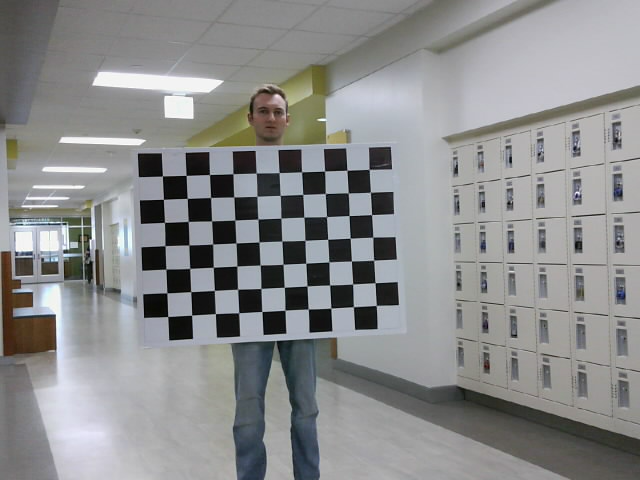
#> input picture calibrationImages/L00.png, 640 x 480 px, given in place of the camera
$ python draw.py
#> lines starting #> are read from the running program, lines starting #| are printed output that depends on the picture
### utils.py
import numpy as np
import cv2 as cv


MIN_CONTOUR_AREA = 50
MAX_CONTOUR_AREA = 120000
MIN_Z_VALUE = 200
MAX_Z_VALUE = 10
MIN_PEN_THICKNESS = 1
MAX_PEN_THICKNESS = 50
FADE_RATE = 17
PEN_COLOR = (182, 120, 36, 255)
PEN_ERR_COLOR = (0, 0, 255, 255)

cameraMatrix1 = np.array(
    [
        [757.22843882, 0.0, 320.3740059],
        [0.0, 758.51441095, 233.85838898],
        [0.0, 0.0, 1.0],
    ]
)
distCoeffs1 = np.array(
    [[-3.89929360e-02, 2.10226478e00, -4.38657735e-03, 1.97721858e-03, -9.46339572e00]]
)
cameraMatrix2 = np.array(
    [
        [760.67003412, 0.0, 334.76383869],
        [0.0, 761.42430642, 238.78456012],
        [0.0, 0.0, 1.0],
    ]
)
distCoeffs2 = np.array(
    [[-8.59026936e-02, 3.65916735e00, -2.69853348e-04, 5.15314334e-03, -2.19480083e01]]
)
imageSize = (640, 480)
R = np.array(
    [
        [0.99995199, -0.00318981, -0.00926529],
        [0.00299109, 0.99976687, -0.02138379],
        [0.00933134, 0.02135505, 0.99972841],
    ]
)
T = np.array([[-6.58059429], [-0.0243418], [0.48546735]])
R1, R2, P1, P2, Q, roi_L, roi_R = cv.stereoRectify(
    cameraMatrix1=cameraMatrix1,
    distCoeffs1=distCoeffs1,
    cameraMatrix2=cameraMatrix2,
    distCoeffs2=distCoeffs2,
    imageSize=imageSize,
    R=R,
    T=T,
    flags=cv.CALIB_ZERO_DISPARITY,
    alpha=0.5,
)


def filterColor(frame, lower_filter, upper_filter):
    hsv = cv.cvtColor(frame, cv.COLOR_BGR2HSV)
    colorMask = cv.inRange(hsv, lower_filter, upper_filter)
    frame_colorFiltered = cv.bitwise_and(frame, frame, mask=colorMask)

    return frame_colorFiltered


# ---------------------------- #


def thresholdImage(frame):
    frame_gray = cv.cvtColor(frame, cv.COLOR_BGR2GRAY)
    ret, frame_low = cv.threshold(frame_gray, 5, 255, 0)
    ret, frame_high = cv.threshold(frame_gray, 255, 255, cv.THRESH_BINARY_INV)
    frame_thresh = cv.bitwise_and(frame_low, frame_high)
    # cv.imshow("", frame_thresh)
    return frame_thresh


def findPenTipContour(frame):
    img = thresholdImage(frame)  # returns grayscale

    contours, hierarchy = cv.findContours(
        img,
        cv.RETR_TREE,
        cv.CHAIN_APPROX_SIMPLE,
    )

    max_contour = None
    max_contour_area = MIN_CONTOUR_AREA
    max_allowable_area = MAX_CONTOUR_AREA
    for c in contours:
        if (
            cv.contourArea(c) > max_contour_area
            and cv.contourArea(c) < max_allowable_area
        ):
            max_contour = c
            max_contour_area = cv.contourArea(c)

    return max_contour


# [7 lines left out: function revealContour, not called in this run]


# --------------------------------- #


def getBallCenter2D(contour):
    if contour is None:
        return np.array([-1, -1], dtype=np.int16)

    M = cv.moments(contour)
    if M["m00"] != 0:
        # cx = int(M["m10"] / M["m00"])
        # cy = int(M["m01"] / M["m00"])
        x, y, w, h = cv.boundingRect(contour)
        cx = int(x + w // 2)
        cy = int(y + h // 2)

        point2D = np.array([cx, cy], dtype=np.int16)
    else:
        point2D = np.array([-1, -1], dtype=np.int16)

    return point2D


def getBallCenter3D(contour_L, contour_R):
    point3D = None

    M_L = cv.moments(contour_L)
    M_R = cv.moments(contour_R)
    if M_L["m00"] != 0 and M_R["m00"] != 0:
        cx_L = int(M_L["m10"] / M_L["m00"])
        cy_L = int(M_L["m01"] / M_L["m00"])
        cx_R = int(M_R["m10"] / M_R["m00"])
        cy_R = int(M_R["m01"] / M_R["m00"])

        d = cx_L - cx_R
        point2D = np.array([[[cx_L, cy_L, d]]], dtype=np.float32)
        point3D = cv.perspectiveTransform(point2D, Q).T.reshape(3)

    return point3D


frame_pen_L = np.zeros((480, 640, 4), dtype=np.uint8)
frame_pen_R = np.zeros((480, 640, 4), dtype=np.uint8)


def mergePenAndFrame(frame, isLeft: bool):
    global frame_pen_L
    global frame_pen_R
    if isLeft:
        frame_pen = frame_pen_L
    else:
        frame_pen = frame_pen_R

    # cv.imshow("pen", frame_pen)

    alpha = frame_pen[:, :, 3].astype(float) / 255
    frame_drawn = (
        frame_pen[:, :, :3].astype(float) * alpha[..., None]
        + frame * (1 - alpha[..., None])
    ).astype(np.uint8)

    for x in range(frame.shape[0]):
        for y in range(frame.shape[1]):
            if frame_pen[x, y, 3] > 0:
                frame_pen[x, y, 3] -= FADE_RATE

    # [6 lines of commented-out code are left out]

    return frame_drawn


previousPoint_L = [-1, -1]
previousPoint_R = [-1, -1]


def draw(frame, contour, isLeft: bool, thick: int):
    global frame_pen_L
    global frame_pen_R
    global previousPoint_L
    global previousPoint_R
    if isLeft:
        previousPoint = previousPoint_L
    else:
        previousPoint = previousPoint_R
    pt = getBallCenter2D(contour)

    frame_drawn = frame.copy()
    # print(pt)
    if pt[0] < 0 or previousPoint[0] < 0:
        pass
    else:
        try:
            if thick == 1:
                penColor = PEN_ERR_COLOR
            else:
                penColor = PEN_COLOR

            if isLeft:
                cv.line(frame_pen_L, previousPoint, pt, penColor, thickness=thick)
                # cv.circle(
                #     frame_pen_L, pt, radius=int(thick), color=penColor, thickness=thick
                # )
            else:
                cv.line(frame_pen_R, previousPoint, pt, penColor, thickness=thick)
        except:
            pass

    if isLeft:
        previousPoint_L = pt
    else:
        previousPoint_R = pt

    frame_drawn = mergePenAndFrame(frame, isLeft=isLeft)
    return frame_drawn

### draw.py
import concurrent.futures
from tkinter import *
import numpy as np
import cv2 as cv
import utils


MIN_CONTOUR_AREA = 30
MAX_CONTOUR_AREA = 120000
MIN_Z_VALUE = 350
MAX_Z_VALUE = 10
MIN_PEN_THICKNESS = 2
MAX_PEN_THICKNESS = 50
FADE_RATE = 5
PEN_COLOR = (182, 120, 36, 255)


# Pink Whiffle Ball
lh = 148
uh = 206
ls = 36
us = 255
lv = 206
uv = 255

# [31 lines of commented-out code are left out]

cap_L = cv.VideoCapture(2)
cap_R = cv.VideoCapture(1)

while True:
    ret_L, frame_L = cap_L.read()
#> frame_L is the input picture: shape (480, 640, 3); mean B, G, R 140.5, 140.2, 139.3
    ret_R, frame_R = cap_R.read()

    if not ret_L or not ret_R:
        continue

    # Color Filter
    lower_filter = np.array([lh, ls, lv])
    upper_filter = np.array([uh, us, uv])

    # --------------------------------- #

    # Define left image processing
    def process_left():
        filtered = utils.filterColor(frame_L, lower_filter, upper_filter)
#> in filterColor, `hsv = cv.cvtColor(frame, cv.COLOR_BGR2HSV)`: hsv: shape (480, 640, 3); mean H, S, V 70.3, 17.5, 143.8
#> in filterColor, `colorMask = cv.inRange(hsv, lower_filter, upper_filter)`: colorMask: shape (480, 640); every value is 0
#> in filterColor, `frame_colorFiltered = cv.bitwise_and(frame, frame, mask=colorMask)`: frame_colorFiltered: shape (480, 640, 3); every value is 0
        contour = utils.findPenTipContour(filtered)
#> in thresholdImage, `ret, frame_high = cv.threshold(frame_gray, 255, 255, cv.THRESH_BINARY_..`: frame_high: shape (480, 640); every value is 255
#> in findPenTipContour, `contours, hierarchy = cv.findContours( img, cv.RETR_TREE, cv.CHAIN_APP..`: contours = []
#> after the loop in findPenTipContour, `for c in contours:`: max_contour_area = 50
        return contour

    # Define right image processing
    def process_right():
        filtered = utils.filterColor(frame_R, lower_filter, upper_filter)
        contour = utils.findPenTipContour(filtered)
        return contour

    # Run both processing functions in parallel
    executor = concurrent.futures.ThreadPoolExecutor(max_workers=2)
    future_L = executor.submit(process_left)
    future_R = executor.submit(process_right)

    # Get results
    contour_L = future_L.result()
    contour_R = future_R.result()

    pt_3d = utils.getBallCenter3D(contour_L=contour_L, contour_R=contour_R)
    # print(pt_3d)
    try:
        # Logarithmic Scaling
        t = int(
            MIN_PEN_THICKNESS
            + (MAX_PEN_THICKNESS - MIN_PEN_THICKNESS)
            * (np.log(pt_3d[2]) - np.log(MIN_Z_VALUE))
            // (np.log(MAX_Z_VALUE) - np.log(MIN_Z_VALUE))
        )

        # Linear Scaling
        # t = int(
        #     MIN_PEN_THICKNESS
        #     + (pt_3d[2] - MIN_Z_VALUE)
        #     * (MAX_PEN_THICKNESS - MIN_PEN_THICKNESS)
        #     / (MAX_Z_VALUE - MIN_Z_VALUE)
        # )
    except:
        t = 1

    def p_left():
        drawn = cv.flip(utils.draw(frame_L, contour_L, isLeft=True, thick=t), 1)
#> after the loop in mergePenAndFrame, `for x in range(frame.shape[0]):`: frame_pen: shape (480, 640, 4); every value is 0
        return drawn

    def p_right():
        drawn = cv.flip(utils.draw(frame_R, contour_R, isLeft=False, thick=t), 1)
        return drawn

    executor = concurrent.futures.ThreadPoolExecutor(max_workers=2)
    futu_L = executor.submit(p_left)
#> in p_left, `drawn = cv.flip(utils.draw(frame_L, contour_L, isLeft=True, thick=t), 1)`:
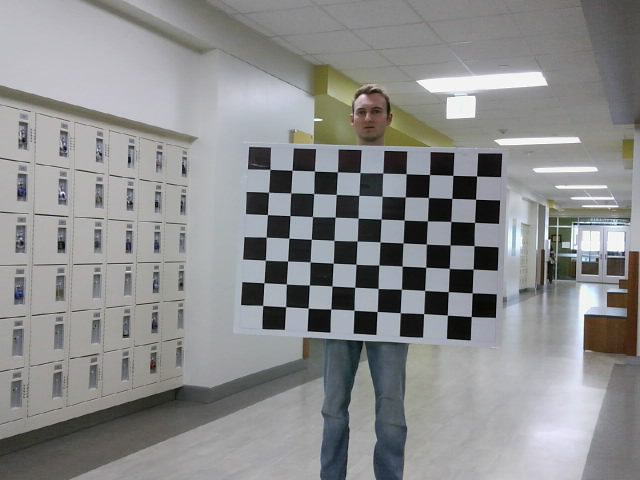
#> drawn: shape (480, 640, 3); mean B, G, R 140.5, 140.2, 139.3
    futu_R = executor.submit(p_right)

    frame_drawn_L = futu_L.result()
    frame_drawn_R = futu_R.result()

    # --------------------------------- #

    drawn_footage = np.append(frame_drawn_R, frame_drawn_L, axis=1)
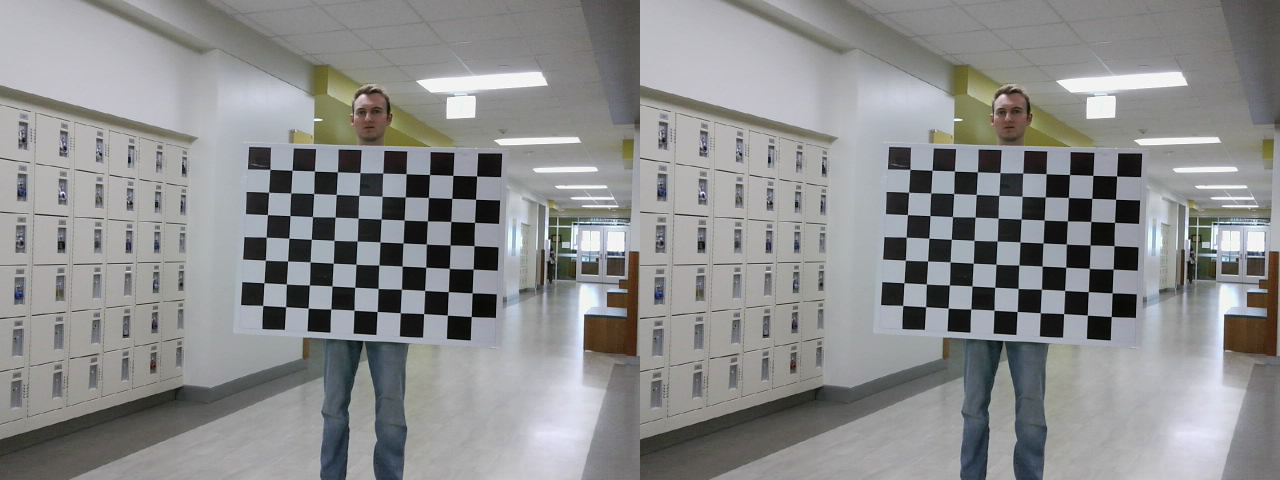
#> drawn_footage: shape (480, 1280, 3); mean B, G, R 140.5, 140.2, 139.3
    cv.imshow("footage", drawn_footage)

    # Escape
    if cv.waitKey(1) == ord("q"):
#> (key q is pressed here)
        break

cv.destroyAllWindows()

$ run again, on calibrationImages/L01.png
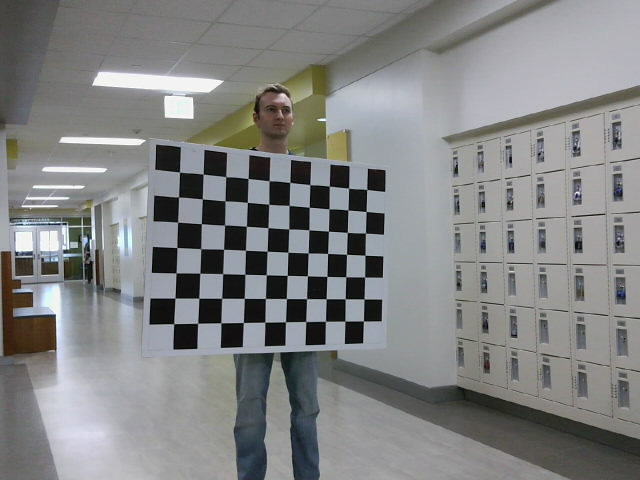
#> input picture calibrationImages/L01.png, 640 x 480 px, given in place of the camera
#> frame_L is the input picture: shape (480, 640, 3); mean B, G, R 131.6, 131.6, 130.4
#> hsv: shape (480, 640, 3); mean H, S, V 68.4, 18.2, 135
#> colorMask: shape (480, 640); every value is 0
#> frame_colorFiltered: shape (480, 640, 3); every value is 0
#> frame_high: shape (480, 640); every value is 255
#> contours = []
#> after the loop in findPenTipContour, `for c in contours:`: max_contour_area = 50
#> in p_left, `drawn = cv.flip(utils.draw(frame_L, contour_L, isLeft=True, thick=t), 1)`:
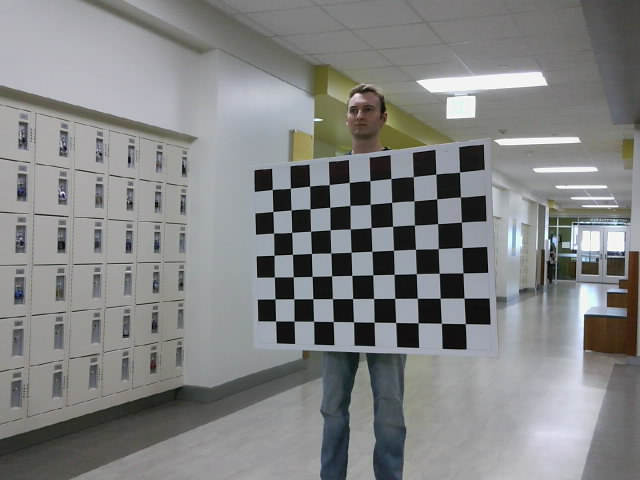
#> drawn: shape (480, 640, 3); mean B, G, R 131.6, 131.6, 130.4
#> `drawn_footage = np.append(frame_drawn_R, frame_drawn_L, axis=1)`:
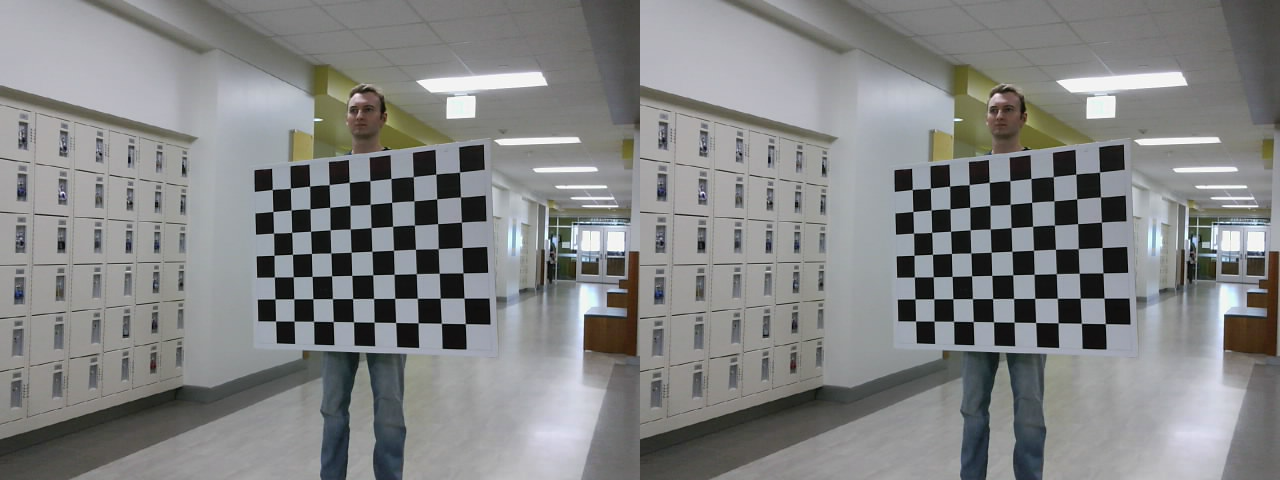
#> drawn_footage: shape (480, 1280, 3); mean B, G, R 131.6, 131.6, 130.4

$ run again, on calibrationImages/L03.png
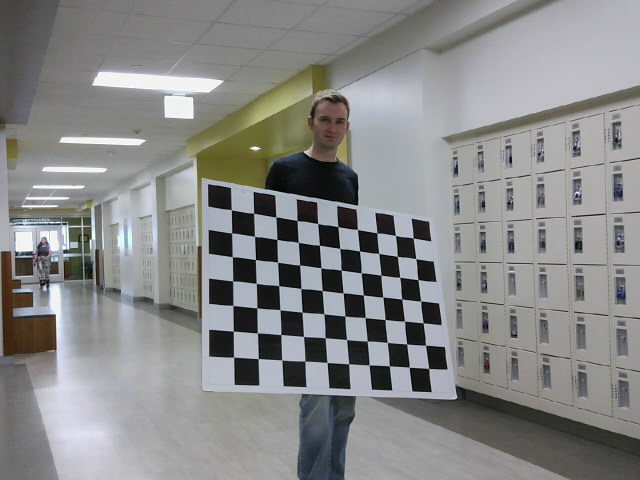
#> input picture calibrationImages/L03.png, 640 x 480 px, given in place of the camera
#> frame_L is the input picture: shape (480, 640, 3); mean B, G, R 136, 136.8, 135.9
#> hsv: shape (480, 640, 3); mean H, S, V 68.4, 19.5, 140.3
#> colorMask: shape (480, 640); every value is 0
#> frame_colorFiltered: shape (480, 640, 3); every value is 0
#> frame_high: shape (480, 640); every value is 255
#> contours = []
#> after the loop in findPenTipContour, `for c in contours:`: max_contour_area = 50
#> in p_left, `drawn = cv.flip(utils.draw(frame_L, contour_L, isLeft=True, thick=t), 1)`:
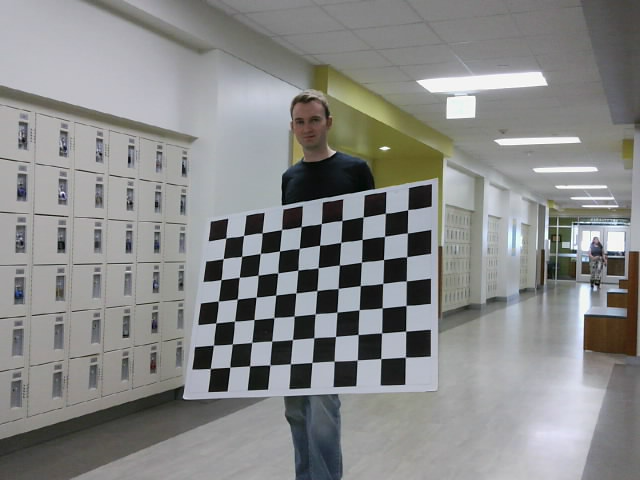
#> drawn: shape (480, 640, 3); mean B, G, R 136, 136.8, 135.9
#> `drawn_footage = np.append(frame_drawn_R, frame_drawn_L, axis=1)`:
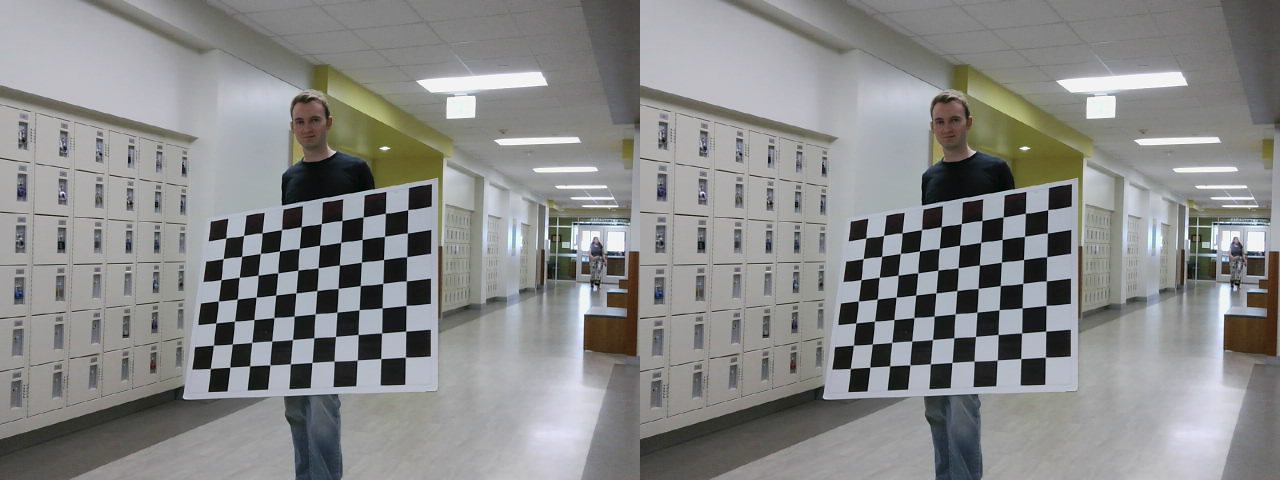
#> drawn_footage: shape (480, 1280, 3); mean B, G, R 136, 136.8, 135.9
